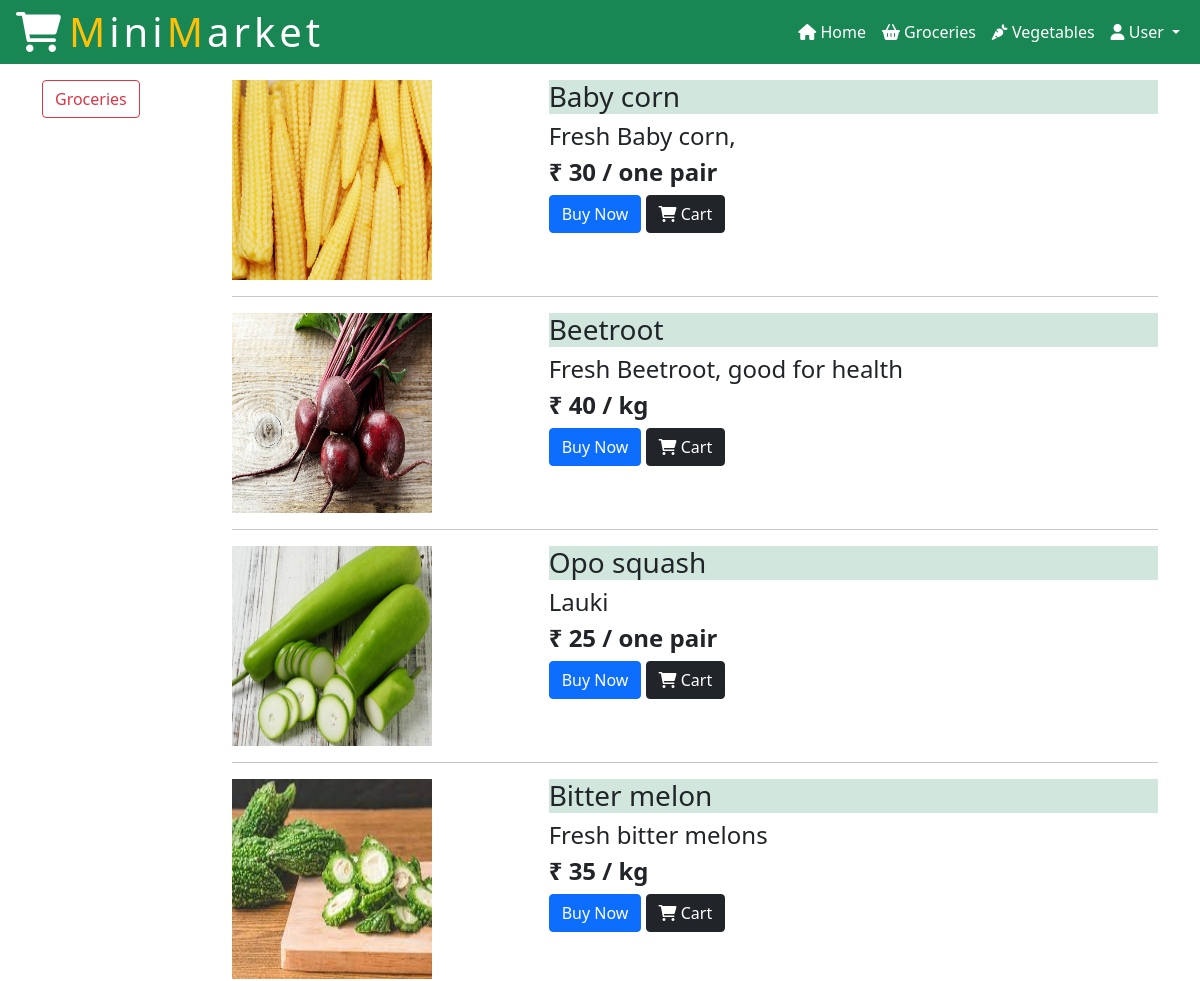
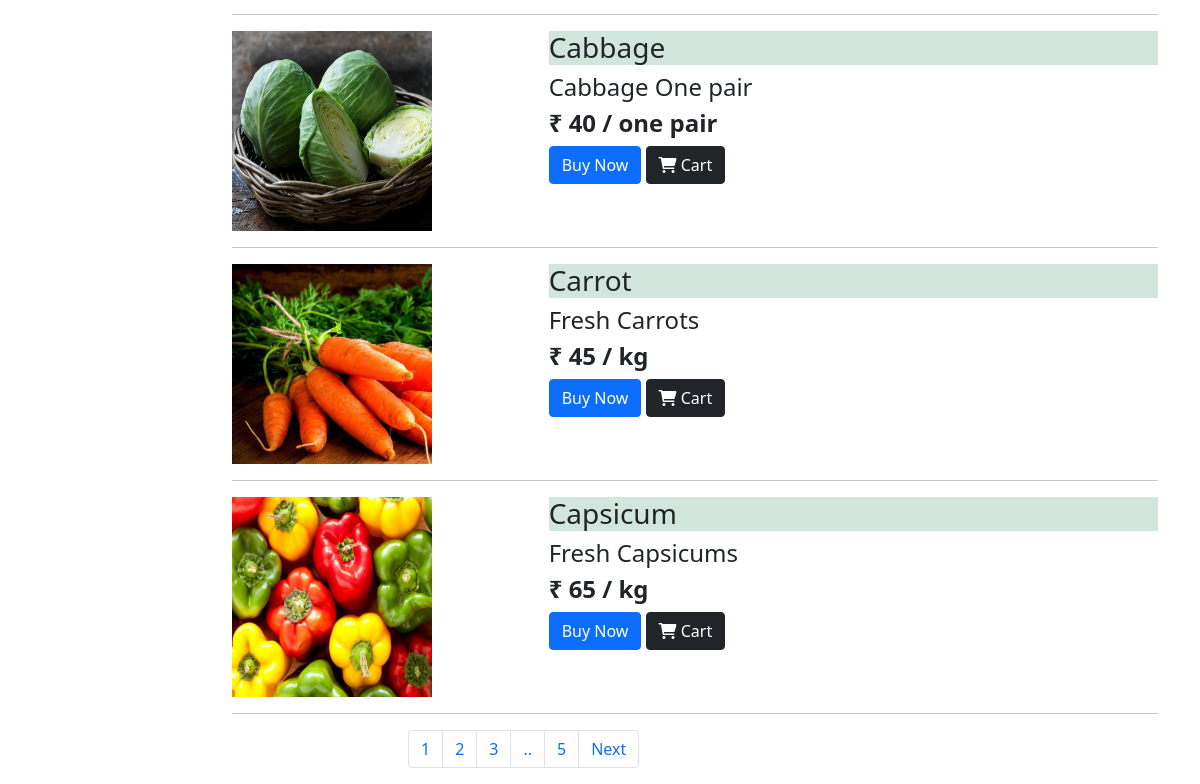
Screenshot of /market/groc/ with the database file from the repository (2 pictures, top to bottom).
### marketAdmin/models.py (models this page shows)
class grocrey(models.Model):
    gname = models.CharField(max_length=30)
    gprice = models.IntegerField()
    ginfo = models.TextField()
    gamm = models.CharField(max_length=30,null=True)
    gimg= models.ImageField(upload_to='static/imagesg/')

### marketAdmin/views.py (the view)
# urls.py: path('groc/',p_view.GroceryList.as_view(),name='groce')
class GroceryList(ListView):
    model = grocrey
    template_name = 'marketAdmin/groce.html'
    context_object_name = 'vegitables'
    ordering = ['id']
    paginate_by = 7
    def get_context_data(self, **kwargs):
        context = super().get_context_data(**kwargs)
        context["userdata"] =  self.request.userdata
        return context

### marketAdmin/templates/marketAdmin/groce.html (shortened to what this page needs)
{% extends 'core/base.html' %}
{% load static %}
{% block link %}
{{block.super}}
<link rel="stylesheet" href="{% static 'css/index.css' %}">
{% endblock link %}
{% block content %}
{% include 'core/header.html' with p=userdata  %}
<div class="container mt-3">
<div class="row">
    <div class="col-sm-2">
        <a href="/market/vegs" class="btn btn-outline-danger">Groceries</a>
    </div>
<div class="col-sm-10">
    {% for i in vegitables %}
    <div class="row">
<div class="col-sm-4">
    <img src="{% static i.gimg %}" alt="" width="200px" height="200px">
</div>
<div class="col-sm-8">
    <h3 class="text-dark  alert-success">
        {{i.gname |capfirst}}
    </h3>
    <h4 class="text-dark">
        {{i.ginfo |capfirst}}
    </h4>
    <h4 class="text-dark">
       <strong>
        ₹ {{i.gprice}} / {{i.gamm}}
       </strong>
    </h4>
   <div class="mt-1">
    <a href="/user/buysingle/{{i.id}}/groc/" class="btn btn-primary">Buy Now</a>
    <a href="/user/mycart/{{i.id}}/{{i.gprice}}/{{i.gname}}" class="btn btn-dark"><i class="fas fa-shopping-cart"></i> Cart</a>
   </div>
</div>
    </div>
    <hr>
    {% endfor %}
</div>
</div>
</div>
{% if is_paginated %}
<div class="row">
    <div class="col-sm-4"></div>
    <div class="col-sm-8">
        <nav aria-label="Page navigation example">
            <ul class="pagination">
              <li class="page-item"><a class="page-link" href="?page=1">1</a></li>
              <li class="page-item"><a class="page-link" href="?page=2">2</a></li>
              <li class="page-item"><a class="page-link" href="?page=3">3</a></li>
              <li class="page-item"><a class="page-link" href="#">..</a></li>
              <li class="page-item"><a class="page-link" href="?page={{page_obj.paginator.num_pages}}">{{page_obj.paginator.num_pages}}</a></li>
              {% if page_obj.has_next %}
              <li class="page-item"><a class="page-link" href="?page={{page_obj.next_page_number}}">Next</a></li>
              {% endif %}
            </ul>
          </nav>
    </div>
</div>
{% endif %}
{% endblock content %}

### core/templates/core/base.html (shortened to what this page needs)
<!DOCTYPE html>
<html lang="en">
<head>
    {% block link %}
    <link href="https://cdn.jsdelivr.net/npm/bootstrap@5.1.3/dist/css/bootstrap.min.css" rel="stylesheet">
    <link rel="stylesheet" href="https://cdnjs.cloudflare.com/ajax/libs/font-awesome/6.0.0-beta3/css/all.min.css" />
    {% endblock link %}
</head>
<body>
    {% block content %}{% endblock content %}
</body>
</html>

### core/templates/core/header.html (shortened to what this page needs)
{% load static %}
<!DOCTYPE html>
<html lang="en">
<head>
    <link rel="stylesheet" href="{% static 'core/css/header.css' %}">
</head>
<body>
    <nav class="navbar navbar-expand-lg navbar-dark bg-success">
        <div class="container-fluid">
            <h1 class="text-white mini mb-0 d-flex align-items-center">
                <i class="fas fa-shopping-cart edit-header mx-1"></i>
                <span class="text-warning">M</span>ini<span class="text-warning">M</span>arket
            </h1>
            <div class="collapse navbar-collapse justify-content-end" id="navbarSupportedContent">
                <ul class="navbar-nav mb-2 mb-lg-0">
                    <li class="nav-item">
                        <a class="nav-link active" aria-current="page" href="/"><i class="fas fa-home"></i> Home</a>
                    </li>
                    <li class="nav-item">
                        <a class="nav-link active" href="/market/groc"><i class="fas fa-shopping-basket"></i> Groceries</a>
                    </li>
                    <li class="nav-item">
                        <a class="nav-link active" href="/market/vegs"><i class="fas fa-carrot"></i> Vegetables</a>
                    </li>
                    <li class="nav-item dropdown">
                        <a class="nav-link active dropdown-toggle" href="#" id="navbarDropdown" role="button" data-bs-toggle="dropdown" aria-expanded="false">
                            <i class="fas fa-user"></i> {{userdata.uname}}
                        </a>
                    </li>
                </ul>
            </div>
        </div>
    </nav>
</body>
</html>

### static/css/index.css (style rules this page uses)
body { overflow-x: hidden; }

### core/static/core/css/header.css (style rules this page uses)
.mini { letter-spacing: 4px; text-align: right; }

### rows the page displays
grocrey: gimg (picture), gname "Baby corn", ginfo "Fresh Baby corn,", gprice "30", gamm "one pair"
grocrey: gimg (picture), gname "Beetroot", ginfo "Fresh Beetroot, good for health", gprice "40", gamm "kg"
grocrey: gimg (picture), gname "Opo squash", ginfo "Lauki", gprice "25", gamm "one pair"
grocrey: gimg (picture), gname "Bitter melon", ginfo "Fresh bitter melons", gprice "35", gamm "kg"
grocrey: gimg (picture), gname "Cabbage", ginfo "Cabbage One pair", gprice "40", gamm "one pair"
grocrey: gimg (picture), gname "Carrot", ginfo "Fresh Carrots", gprice "45", gamm "kg"
grocrey: gimg (picture), gname "Capsicum", ginfo "Fresh Capsicums", gprice "65", gamm "kg"

### other values shown
{{ userdata.uname }} "User"
{{ page_obj.paginator.num_pages }} "5"
